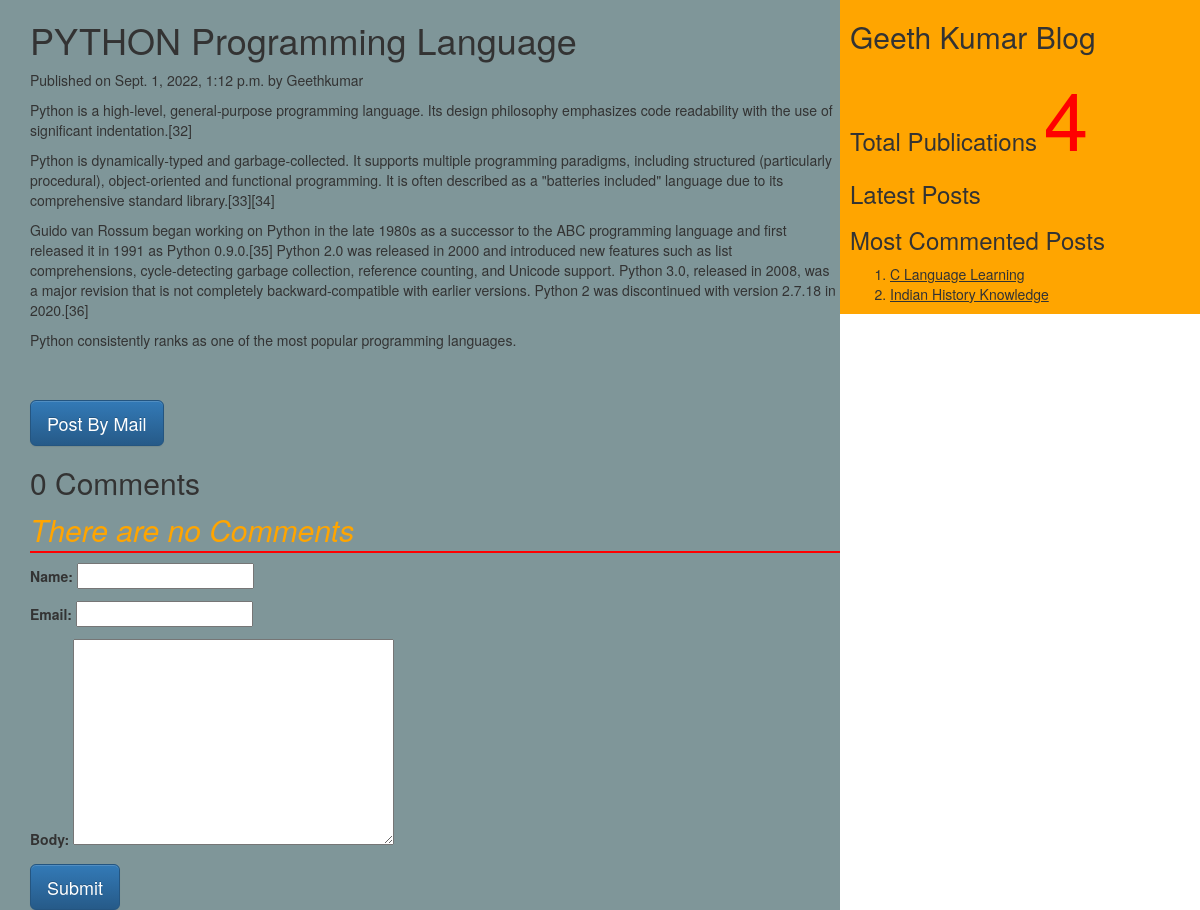
Screenshot of /2022/09/01/python-programming-language with the database file from the repository.
### myApp/models.py (models this page shows, shortened)
class Post(models.Model):
    tags=TaggableManager()
    STATUS_CHOICE=(('draft','Draft'),('published','Published'))
    title=models.CharField(max_length=200)
    slug=models.SlugField(max_length=50,unique_for_date='publish')
    author=models.ForeignKey(User,related_name='blog_post',on_delete=models.CASCADE)#user table refering auth module
    body=models.TextField()
    publish=models.DateTimeField(default=timezone.now)
    created=models.DateTimeField(auto_now_add=True)
    updated=models.DateTimeField(auto_now=True)
    status=models.CharField(max_length=20,choices=STATUS_CHOICE,default='draft')
    objects=CustomManager()
    class Meta:
        ordering=('-publish',)
    def get_absolute_url(self):
        return reverse('post_detail',args=[self.publish.year,self.publish.strftime('%m'),self.publish.strftime('%d'),self.slug])

### myApp/views.py (the view, shortened to what this page needs)
# urls.py: url(r'(?P<year>\d{4})/(?P<month>\d{2})/(?P<day>\d{2})/(?P<post>[-\w]+)',views.post_detail_view,name='post_detail'),
def post_detail_view(request,year,month,day,post):
    post=get_object_or_404(Post,slug=post,publish__year=year,publish__month=month,publish__day=day)
    comments=post.comments.filter(active=True)
    csubmit=False
    form=CommentForm()
    d={'post':post,'form':form,'csubmit':csubmit,'comments':comments}
    return render(request,'myApp/post_detail.html',d)

### myApp/forms.py
class CommentForm(forms.ModelForm):
    class Meta:
        model=Comment
        fields=('name','email','body')

### myApp/models.py (called while the page is built)
    def get_queryset(self):
        return super().get_queryset().filter(status='published')

### myApp/templatetags/mytags.py (called while the page is built)
@register.simple_tag #using register variable we are accessing simple_tag
def total_posts():
    return Post.objects.count() #returns total number of posts

@register.inclusion_tag('myApp/latest_post.html')
def show_latest_posts(count=3):
    latest_posts=Post.objects.order_by('-publish')[:count] #collect the posts based on latest published date with respect to specified count
    return {'latest_posts':latest_posts}

@register.simple_tag
def get_most_commented_posts(count=2):
    return Post.objects.annotate(total_comments=Count('comments')).order_by('-total_comments')[:count]

### templates/myApp/post_detail.html (shortened to what this page needs)
<!DOCTYPE html>
<html lang="en" dir="ltr">
{%extends 'myApp/parent.html'%}
    {%block content_block%}
    <h1>{{post.title}}</h1>
    <p>Published on {{post.publish}} by {{post.author|title}}</p>
    {{post.body|linebreaks}} <br><br>
    <a href="/{{post.id}}/share" class="btn btn-lg btn btn-primary">Post By Mail</a>
    {%with comments.count as comments_count%}
    <h2>{{comments_count}} Comment{{comments_count|pluralize}}</h2>
    {%endwith%}
    {%if commments%}
      {%for c in comments%}
      <p>Comment {{forloop.counter}} by {{c.name}}</p>
    <div>{{c.body|linebreaks}}</div>
    <hr>
    {%endfor%}
    {%else%}
      <p style="color:orange;font-size: 30px;font-style: italic; border-bottom:2px red solid">There are no Comments</p>
    {%endif%}
     {%if csubmit%}
     <h2>Thank You...Your comment has been added successfully</h2>
    {%else%}
    <form  method="post">
        {{form.as_p}}
        <input type="submit" class="btn btn-lg btn-primary" value="Submit">
      </form>
      {%endif%}
    {%endblock%}

### templates/myApp/parent.html (shortened to what this page needs)
<!DOCTYPE html>
<html lang="en" dir="ltr">
{%load mytags%}
  <head>
    <link rel="stylesheet" href="https://maxcdn.bootstrapcdn.com/bootstrap/3.3.7/css/bootstrap.min.css">
<link rel="stylesheet" href="https://maxcdn.bootstrapcdn.com/bootstrap/3.3.7/css/bootstrap-theme.min.css">
  </head>
  <body>
    <div class="content" style="width:70%;float:left;background-color:#7f9699;height=100%;padding:0 0 0 30px">
      {%block content_block%}
      {%endblock%}
    </div>
    <div class="sidebar" style="width:30%;float:right;background-color:orange;height=100%;padding:0 0 0 10px">
      <h2>Geeth Kumar Blog</h2>
      <h3>Total Publications
           <span style="color:red;font-size:80px">{%total_posts%}</span>
           <h3>Latest Posts</h3>
           {% show_latest_posts 1 %}
           <h3>Most Commented Posts</h3>
           {%get_most_commented_posts as m%}
           <ol>
             {%for post in m%}
             <li><a href="{{post.get_absolute_url}}"></a><u>{{post.title}}</u></li>
             {%endfor%}
           </ol>
      </h3>
    </div>
  </body>
</html>

### rows the page displays
Post: title "PYTHON Programming Language", publish "Sept. 1, 2022, 1:12 p.m.", author "Geethkumar", body "Python is a high-level, general-purpose programming language. Its design philosophy emphasizes code readability with the use of significant indentation.[32] Python is dynamically-typed and garbage-collected. It supports multiple programming paradigms, including structured (particularly procedural), object-oriented and functional programming. It is often described as a \"batteries included\" language due to its comprehensive standard library.[33][34] Guido van Rossum began working on Python in the late 1980s as a successor to the ABC programming language and first released it in 1991 as Python 0.9.0.[35] Python 2.0 was released in 2000 and introduced new features such as list comprehensions,…"
Post: title "C Language Learning"
Post: title "Indian History Knowledge"

### other values shown
{{ comments_count }} "0"
